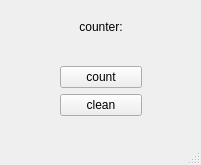
<?xml version="1.0" encoding="UTF-8"?>
<ui version="4.0">
 <class>modbus</class>
 <widget class="QMainWindow" name="modbus">
  <property name="geometry">
   <rect>
    <x>0</x>
    <y>0</y>
    <width>201</width>
    <height>165</height>
   </rect>
  </property>
  <property name="sizePolicy">
   <sizepolicy hsizetype="Fixed" vsizetype="Fixed">
    <horstretch>0</horstretch>
    <verstretch>0</verstretch>
   </sizepolicy>
  </property>
  <property name="minimumSize">
   <size>
    <width>201</width>
    <height>165</height>
   </size>
  </property>
  <property name="maximumSize">
   <size>
    <width>201</width>
    <height>165</height>
   </size>
  </property>
  <property name="baseSize">
   <size>
    <width>0</width>
    <height>0</height>
   </size>
  </property>
  <property name="windowTitle">
   <string>modbus</string>
  </property>
  <widget class="QWidget" name="centralwidget">
   <widget class="QWidget" name="">
    <property name="geometry">
     <rect>
      <x>60</x>
      <y>20</y>
      <width>82</width>
      <height>96</height>
     </rect>
    </property>
    <layout class="QVBoxLayout" name="verticalLayout">
     <item>
      <widget class="QLabel" name="label">
       <property name="text">
        <string>counter:</string>
       </property>
       <property name="alignment">
        <set>Qt::AlignCenter</set>
       </property>
      </widget>
     </item>
     <item>
      <spacer name="verticalSpacer">
       <property name="orientation">
        <enum>Qt::Vertical</enum>
       </property>
       <property name="sizeHint" stdset="0">
        <size>
         <width>20</width>
         <height>40</height>
        </size>
       </property>
      </spacer>
     </item>
     <item>
      <widget class="QPushButton" name="pushButton">
       <property name="text">
        <string>count</string>
       </property>
      </widget>
     </item>
     <item>
      <widget class="QPushButton" name="pushButton_2">
       <property name="text">
        <string>clean</string>
       </property>
      </widget>
     </item>
    </layout>
   </widget>
  </widget>
  <widget class="QMenuBar" name="menubar">
   <property name="geometry">
    <rect>
     <x>0</x>
     <y>0</y>
     <width>201</width>
     <height>22</height>
    </rect>
   </property>
  </widget>
  <widget class="QStatusBar" name="statusbar"/>
 </widget>
 <resources/>
 <connections/>
</ui>
